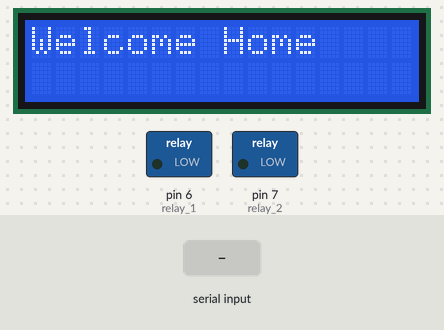
Bench run of a sketch on a simulated Arduino Uno, built with avr-gcc and run on an emulated ATmega328P. On the bench: 16×2 character LCD, switched loads named in the sketch (green lamp = pin HIGH). The test bench sets the inputs (shaded band). What the sketch prints to the serial monitor is not drawn.

Above: at 1.2 s.
1.3 s: "a" received over Serial
At 1.7 s:
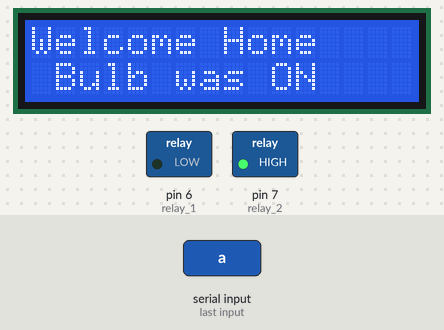
2.8 s: "c" received over Serial
At 4.0 s:
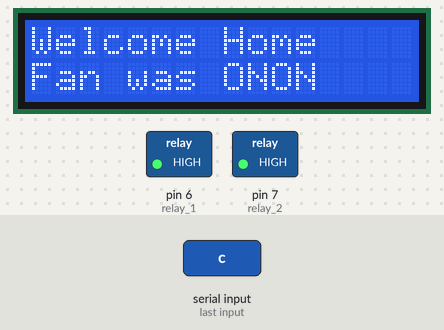
4.3 s: "b" received over Serial
At 5.2 s:
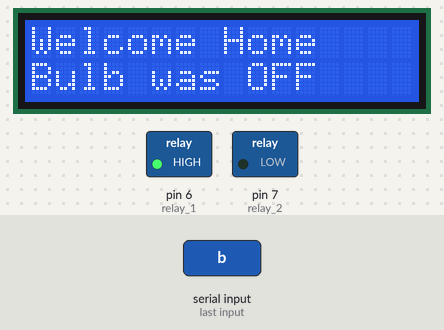
5.8 s: "d" received over Serial
At 6.3 s:
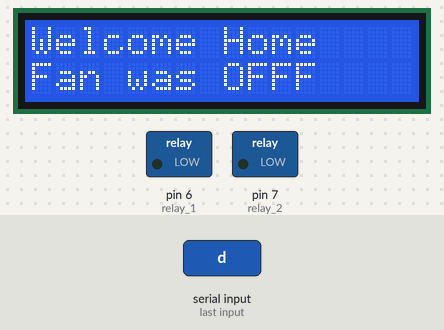
7.3 s: "c" received over Serial
At 8.7 s:
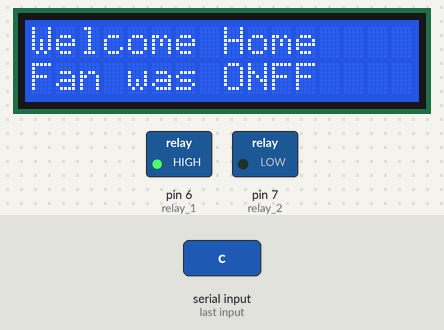
Timing chart, 0 to 9.8 s (numbered marks = the images above; inputs shaded):
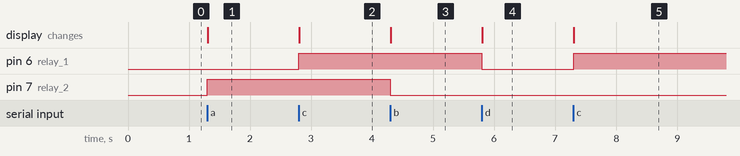

The sketch:

On_off_using_terminal.ino
```cpp
#include "LiquidCrystal.h"
LiquidCrystal lcd(13,12,11,10,9,8);
void setup() {
  Serial.begin(9600);
  lcd.begin(16,2);
  lcd.setCursor(0,0);
  lcd.print("Welcome Home");
  pinMode(7,OUTPUT); //relay 2   //bulb
  pinMode(6,OUTPUT); //relay 1  //fan
}

void loop()
{
  if(Serial.available()>0)
  {
    char data= Serial.read();
    Serial.println(data);

    if(data=='a')
    {
      digitalWrite(7,HIGH);
      Serial.println("Bulb was ON ");
      lcd.setCursor(0,1);
      lcd.print(" Bulb was ON");
    }
    if(data=='b')
    {
      digitalWrite(7,LOW);
      Serial.println("Bulb was OFF");
      lcd.setCursor(0,1);
      lcd.print("Bulb was OFF");

    }
    //FOR FAN
    if(data=='c')
    {
      digitalWrite(6,HIGH);
      Serial.println("Fan was ON");
      lcd.setCursor(0, 1);
      lcd.print("Fan was ON");
    }
    if(data=='d')
    {
      digitalWrite(6,LOW);
      Serial.println("Fan was OFF");
      lcd.setCursor(0, 1);
      lcd.print("Fan was OFF");
    }
  }


}
```

Measured:
- after the input at 1.3 s, pin 7 (relay_2): LOW → HIGH at once; the display: changes at once (image 1)
- after the input at 2.8 s, pin 6 (relay_1): LOW → HIGH at once; the display: changes at once (image 2)
- after the input at 4.3 s, pin 7 (relay_2): HIGH → LOW at once; the display: changes at once (image 3)
- after the input at 5.8 s, pin 6 (relay_1): HIGH → LOW at once; the display: changes at once (image 4)
- after the input at 7.3 s, pin 6 (relay_1): LOW → HIGH at once; the display: changes at once (image 5)
